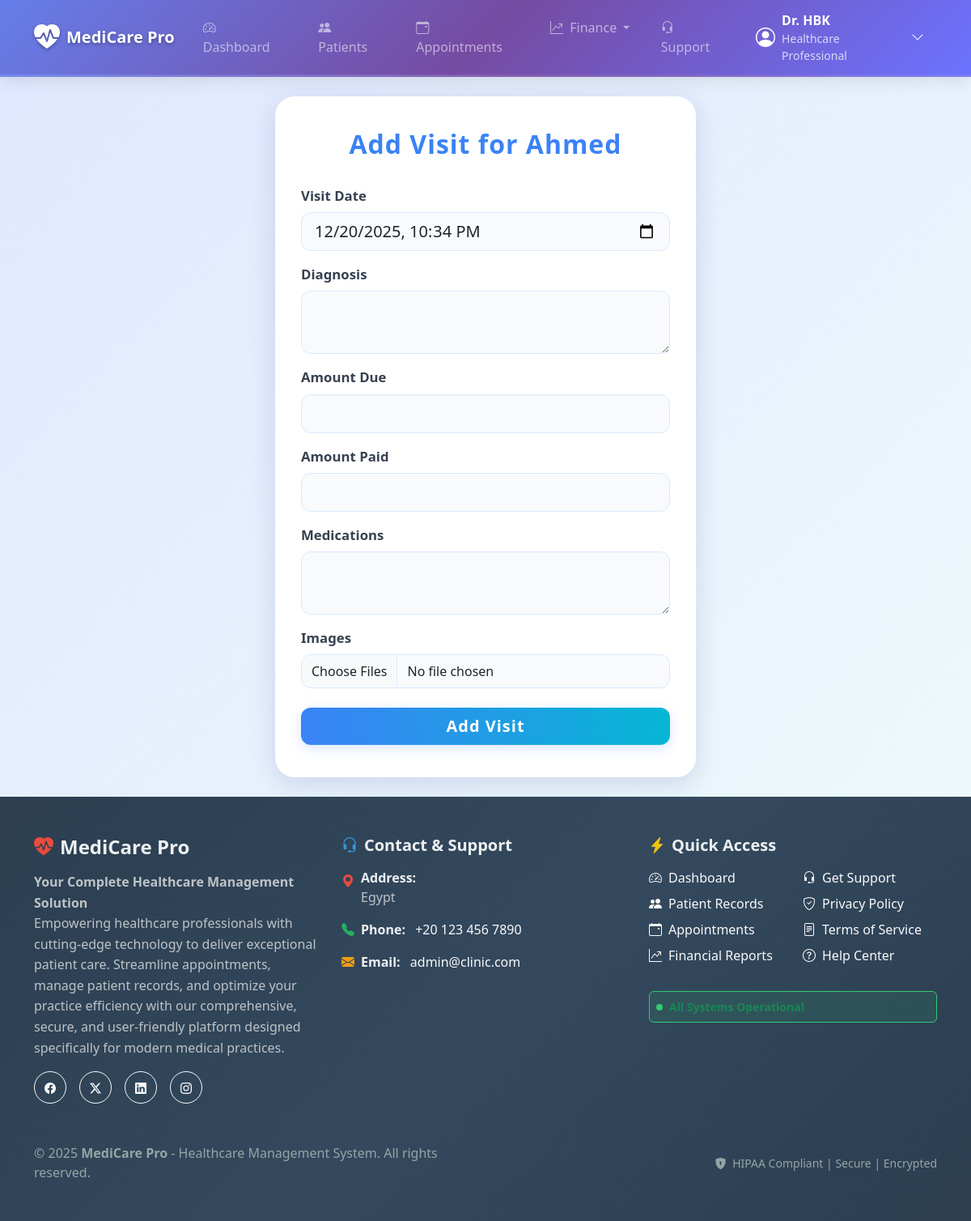
The page /patient/5/add_visit (signed in) on the database its author committed.
### models.py (models this page shows, shortened)
class Doctor(UserMixin, db.Model):
    __tablename__ = 'doctor'
    id = db.Column(db.Integer, primary_key=True)
    clinic_id = db.Column(db.Integer, db.ForeignKey('clinic.id'), nullable=True)
    first_name = db.Column(db.String(100), nullable=False)
    last_name = db.Column(db.String(100), nullable=False)
    email = db.Column(db.String(120), unique=True, nullable=False)
    phone = db.Column(db.String(20), unique=True, nullable=False)
    password = db.Column(db.String(200), nullable=False)
    verified = db.Column(db.Boolean, default=False)
    is_active = db.Column(db.Boolean, default=True)
    role = db.Column(db.String(50), default='doctor')  # doctor, admin
    created_at = db.Column(db.DateTime, default=datetime.utcnow)
    last_login = db.Column(db.DateTime)
    patients = db.relationship('Patient', backref='doctor', lazy=True)

class Patient(db.Model):
    __tablename__ = 'patient'
    id = db.Column(db.Integer, primary_key=True)
    doctor_id = db.Column(db.Integer, db.ForeignKey('doctor.id'), nullable=False)
    doctor_patient_id = db.Column(db.Integer, nullable=False)  # Doctor-specific patient ID
    name = db.Column(db.String(100), nullable=False)
    phone = db.Column(db.String(20))
    age = db.Column(db.Integer)
    diagnosis = db.Column(db.String(200))
    medicines = db.Column(db.String(255))
    first_visit = db.Column(db.DateTime)
    next_visit = db.Column(db.DateTime)
    completed = db.Column(db.Boolean, default=False)
    amount_due = db.Column(db.Float, nullable=False, default=0.0)
    amount_paid = db.Column(db.Float, nullable=False, default=0.0)
    xray_filename = db.Column(db.String(255), nullable=True)
    visits = db.relationship('Visit', backref='patient', lazy=True, cascade='all, delete-orphan')
    __table_args__ = (db.UniqueConstraint('doctor_id', 'doctor_patient_id', name='_doctor_patient_id_uc'),)

class AdminContactInfo(db.Model):
    __tablename__ = 'admin_contact_info'
    id = db.Column(db.Integer, primary_key=True)
    phone = db.Column(db.String(20))
    whatsapp = db.Column(db.String(20))
    email = db.Column(db.String(120))
    address = db.Column(db.Text)
    working_hours = db.Column(db.String(100))
    updated_at = db.Column(db.DateTime, default=datetime.utcnow)
    updated_by = db.Column(db.Integer, db.ForeignKey('super_admin.id'))
    @classmethod
    def get_contact_info(cls):
        info = cls.query.first()
        return info

### app.py (the view, shortened to what this page needs)
@app.route('/patient/<int:patient_id>/add_visit', methods=['GET', 'POST'])
@login_required
def add_visit(patient_id):
    patient = Patient.query.get_or_404(patient_id)
    form = VisitForm()
    if request.method == 'GET':
        form.visit_date.data = datetime.now()
    return render_template('add_visit.html', form=form, patient=patient)

### templates/add_visit.html (shortened to what this page needs)
{% extends "base.html" %}
{% block content %}
<link href="https://cdn.jsdelivr.net/npm/bootstrap@5.3.0/dist/css/bootstrap.min.css" rel="stylesheet">
<div class="container d-flex align-items-center justify-content-center" style="min-height: 100vh;">
  <div class="modern-card w-100" style="max-width: 520px;">
    <h2 class="modern-title text-center">Add Visit for {{ patient.name }}</h2>
    <form method="POST" enctype="multipart/form-data" autocomplete="off">
      <div class="mb-3">
        {{ form.visit_date.label(class="form-label fw-semibold") }}
        {{ form.visit_date(class="form-control form-control-lg") }}
      </div>
      <div class="mb-3">
        {{ form.diagnosis.label(class="form-label fw-semibold") }}
        {{ form.diagnosis(class="form-control form-control-lg") }}
      </div>
      <div class="mb-3">
        {{ form.amount_due.label(class="form-label fw-semibold") }}
        {{ form.amount_due(class="form-control form-control-lg", step="0.01") }}
      </div>
      <div class="mb-3">
        {{ form.amount_paid.label(class="form-label fw-semibold") }}
        {{ form.amount_paid(class="form-control form-control-lg", step="0.01") }}
      </div>
      <div class="mb-3">
        {{ form.medications.label(class="form-label fw-semibold") }}
        {{ form.medications(class="form-control form-control-lg") }}
      </div>
      <div class="mb-3">
        {{ form.xray.label(class="form-label fw-semibold") }}
        <div class="custom-file">
          {{ form.xray(class="form-control", multiple=True) }}
        </div>
      </div>
      <div class="d-grid mt-4">
        {{ form.submit(class="btn btn-primary btn-lg") }}
      </div>
    </form>
  </div>
</div>
{% endblock %}

### templates/base.html (shortened to what this page needs)
<!DOCTYPE html>
<html lang="en">
<head>
    <link rel="stylesheet" href="https://cdn.jsdelivr.net/npm/bootstrap@5.3.2/dist/css/bootstrap.min.css">
    <link rel="stylesheet" href="https://cdn.jsdelivr.net/npm/bootstrap-icons@1.11.3/font/bootstrap-icons.css">
</head>
<body class="d-flex flex-column min-vh-100">
    <nav class="navbar navbar-expand-lg navbar-dark navbar-custom sticky-top">
      <div class="container">
        <a class="navbar-brand d-flex align-items-center" href="{{ url_for('dashboard') }}">
          <i class="bi bi-heart-pulse-fill fs-2 me-2"></i>
          <span>MediCare Pro</span>
        </a>
        <div class="collapse navbar-collapse" id="navbarMain">
          <ul class="navbar-nav me-auto mb-2 mb-lg-0">
            <li class="nav-item">
              <a class="nav-link" href="{{ url_for('dashboard') }}">
                <i class="bi bi-speedometer2 me-1"></i> Dashboard
              </a>
            </li>
            <li class="nav-item">
              <a class="nav-link" href="{{ url_for('patients') }}">
                <i class="bi bi-people-fill me-1"></i> Patients
              </a>
            </li>
            <li class="nav-item">
              <a class="nav-link" href="{{ url_for('calendar') }}">
                <i class="bi bi-calendar-event me-1"></i> Appointments
              </a>
            </li>
            <li class="nav-item dropdown">
              <a class="nav-link dropdown-toggle" href="#" id="financesDropdown" role="button" data-bs-toggle="dropdown" aria-expanded="false">
                <i class="bi bi-graph-up-arrow me-1"></i> Finance
              </a>
            </li>
            <li class="nav-item">
              <a class="nav-link" href="{{ url_for('contact') }}">
                <i class="bi bi-headset me-1"></i> Support
              </a>
            </li>
          </ul>
          <div class="d-flex align-items-center gap-3">
            {% if current_user.is_authenticated %}
              <div class="dropdown">
                <button class="user-profile d-flex align-items-center border-0 bg-transparent" data-bs-toggle="dropdown" aria-expanded="false" style="color: white;">
                  <i class="bi bi-person-circle fs-4 me-2"></i>
                  <div class="d-flex flex-column text-start">
                    <span class="fw-semibold">Dr. {{ current_user.first_name }}</span>
                    {% if current_user.clinic %}
                      <small class="opacity-75">{{ current_user.clinic.name }}</small>
                    {% else %}
                      <small class="opacity-75">Healthcare Professional</small>
                    {% endif %}
                  </div>
                  <i class="bi bi-chevron-down ms-2"></i>
                </button>
              </div>
            {% endif %}
          </div>
        </div>
      </div>
    </nav>
    <main class="flex-grow-1">
        <div class="container py-4">
            {% block content %}{% endblock %}
        </div>
    </main>
    <footer class="mt-auto" style="background: linear-gradient(135deg, #2c3e50 0%, #34495e 50%, #2c3e50 100%); color: #ecf0f1;">
      <div class="container py-5">
        <div class="row g-4">
          <div class="col-lg-4 col-md-6">
            <div class="footer-section">
              <h4 class="fw-bold mb-3 d-flex align-items-center">
                <i class="bi bi-heart-pulse-fill me-2" style="color: #e74c3c;"></i>
                MediCare Pro
              </h4>
              <p class="mb-3" style="line-height: 1.6; color: #bdc3c7;">
                <strong>Your Complete Healthcare Management Solution</strong><br>
                Empowering healthcare professionals with cutting-edge technology to deliver exceptional patient care.
                Streamline appointments, manage patient records, and optimize your practice efficiency with our
                comprehensive, secure, and user-friendly platform designed specifically for modern medical practices.
              </p>
              <div class="d-flex gap-3 mt-3">
                <a href="#" class="btn btn-outline-light btn-sm rounded-circle" style="width: 40px; height: 40px; display: flex; align-items: center; justify-content: center;">
                  <i class="bi bi-facebook"></i>
                </a>
                <a href="#" class="btn btn-outline-light btn-sm rounded-circle" style="width: 40px; height: 40px; display: flex; align-items: center; justify-content: center;">
                  <i class="bi bi-twitter-x"></i>
                </a>
                <a href="#" class="btn btn-outline-light btn-sm rounded-circle" style="width: 40px; height: 40px; display: flex; align-items: center; justify-content: center;">
                  <i class="bi bi-linkedin"></i>
                </a>
                <a href="#" class="btn btn-outline-light btn-sm rounded-circle" style="width: 40px; height: 40px; display: flex; align-items: center; justify-content: center;">
                  <i class="bi bi-instagram"></i>
                </a>
              </div>
            </div>
          </div>
          <div class="col-lg-4 col-md-6">
            <div class="footer-section">
              <h5 class="fw-bold mb-3 d-flex align-items-center">
                <i class="bi bi-headset me-2" style="color: #3498db;"></i>
                Contact & Support
              </h5>
              {% if contact_info %}
                <div class="contact-info">
                  {% if contact_info.address %}
                    <div class="mb-3 d-flex align-items-start">
                      <i class="bi bi-geo-alt-fill me-2 mt-1" style="color: #e74c3c;"></i>
                      <div>
                        <strong>Address:</strong><br>
                        <span style="color: #bdc3c7;">{{ contact_info.address }}</span>
                      </div>
                    </div>
                  {% endif %}
                  {% if contact_info.phone %}
                    <div class="mb-3 d-flex align-items-center">
                      <i class="bi bi-telephone-fill me-2" style="color: #27ae60;"></i>
                      <div>
                        <strong>Phone:</strong>
                        <a href="tel:{{ contact_info.phone }}" class="text-light text-decoration-none ms-2">
                          {{ contact_info.phone }}
                        </a>
                      </div>
                    </div>
                  {% endif %}
                  {% if contact_info.email %}
                    <div class="mb-3 d-flex align-items-center">
                      <i class="bi bi-envelope-fill me-2" style="color: #f39c12;"></i>
                      <div>
                        <strong>Email:</strong>
                        <a href="mailto:{{ contact_info.email }}" class="text-light text-decoration-none ms-2">
                          {{ contact_info.email }}
                        </a>
                      </div>
                    </div>
                  {% endif %}
                </div>
              {% endif %}
            </div>
          </div>
          <div class="col-lg-4 col-md-12">
            <div class="footer-section">
              <h5 class="fw-bold mb-3 d-flex align-items-center">
                <i class="bi bi-lightning-charge-fill me-2" style="color: #f1c40f;"></i>
                Quick Access
              </h5>
              <div class="row">
                <div class="col-6">
                  <ul class="list-unstyled">
                    <li class="mb-2">
                      <a href="{{ url_for('dashboard') }}" class="text-light text-decoration-none d-flex align-items-center">
                        <i class="bi bi-speedometer2 me-2"></i> Dashboard
                      </a>
                    </li>
                    <li class="mb-2">
                      <a href="{{ url_for('patients') }}" class="text-light text-decoration-none d-flex align-items-center">
                        <i class="bi bi-people-fill me-2"></i> Patient Records
                      </a>
                    </li>
                    <li class="mb-2">
                      <a href="{{ url_for('calendar') }}" class="text-light text-decoration-none d-flex align-items-center">
                        <i class="bi bi-calendar-event me-2"></i> Appointments
                      </a>
                    </li>
                    <li class="mb-2">
                      <a href="{{ url_for('finances') }}" class="text-light text-decoration-none d-flex align-items-center">
                        <i class="bi bi-graph-up-arrow me-2"></i> Financial Reports
                      </a>
                    </li>
                  </ul>
                </div>
                <div class="col-6">
                  <ul class="list-unstyled">
                    <li class="mb-2">
                      <a href="{{ url_for('contact') }}" class="text-light text-decoration-none d-flex align-items-center">
                        <i class="bi bi-headset me-2"></i> Get Support
                      </a>
                    </li>
                    <li class="mb-2">
                      <a href="#" class="text-light text-decoration-none d-flex align-items-center">
                        <i class="bi bi-shield-check me-2"></i> Privacy Policy
                      </a>
                    </li>
                    <li class="mb-2">
                      <a href="#" class="text-light text-decoration-none d-flex align-items-center">
                        <i class="bi bi-file-text me-2"></i> Terms of Service
                      </a>
                    </li>
                    <li class="mb-2">
                      <a href="#" class="text-light text-decoration-none d-flex align-items-center">
                        <i class="bi bi-question-circle me-2"></i> Help Center
                      </a>
                    </li>
                  </ul>
                </div>
              </div>
              <div class="mt-3 p-2 rounded" style="background: rgba(46, 204, 113, 0.1); border: 1px solid #2ecc71;">
                <div class="d-flex align-items-center">
                  <div class="me-2" style="width: 8px; height: 8px; background: #2ecc71; border-radius: 50%; animation: pulse 2s infinite;"></div>
                  <small class="text-success fw-semibold">All Systems Operational</small>
                </div>
              </div>
            </div>
          </div>
        </div>
        <hr class="my-4" style="border-color: #34495e;">
        <div class="row align-items-center">
          <div class="col-md-6">
            <p class="mb-0" style="color: #95a5a6;">
              &copy; {{ current_year or 2025 }} <strong>MediCare Pro</strong> - Healthcare Management System. All rights reserved.
            </p>
          </div>
          <div class="col-md-6 text-md-end">
            <small style="color: #95a5a6;">
              <i class="bi bi-shield-lock-fill me-1"></i>
              HIPAA Compliant | Secure | Encrypted
            </small>
          </div>
        </div>
      </div>
    </footer>
</body>
</html>

### rows shown on the page
Doctor: first_name "HBK"
Patient: name "Ahmed"
AdminContactInfo: address "Egypt", phone "+20 123 456 7890", email "admin@clinic.com"
